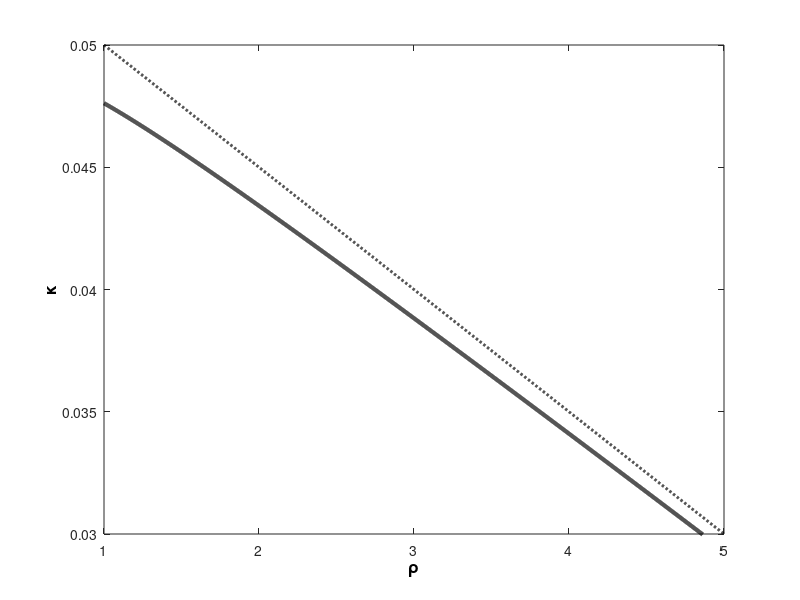

The MATLAB source for this figure: (Note: this script raises an error after producing the figure.)
% Emek Karaca
% Replication of Figures in CRRA-RateRisk-Derivations Handout
% Novermber 22, 2012
%
% NOTEs:
% 1. I try to use the same notation as the CRRA-RateRisk-Derivations.nb code
% as much as I can.
% 2. Parameters are defined separetly for 2 different figures to make the code
% easier to read

% Housekeeping
clear all;
close all;
clc;

% Parameters
% NOTE:     _1 is for figure 1
%           _2 is for figure 2 
Sigma_GothicR_1 = 0.1;
Sigma_GothicR_2 = [0:0.0001:0.2]';
GothicR = 0.05; 
CurlyTheta = 0.05;
Beta = 1/(1 + CurlyTheta);
Rho_1 = [1:0.001:5]';
Rho_2 = 3; 
% Assigning the Specific Locations
Location = 1;                       % 1 for My Laptop
                                    % 2 for Desktop

% Approximations and Exact Results for Figure 1
E_GothicCapitalR_Part_1 = exp((1 - Rho_1).* GothicR - Rho_1.* (1 - Rho_1).* ...
    Sigma_GothicR_1^2 / 2); 
Kappa_Exact_1 = 1 - (Beta * E_GothicCapitalR_Part_1).^((Rho_1).^(-1));
Kappa_ApproxApprox_1 = - GothicR * (-1 + (Rho_1).^(-1)) + CurlyTheta * ...
    (Rho_1).^(-1) + 1 / 2 * (1 - Rho_1).* Sigma_GothicR_1^2;
Kappa_Error_1 = Kappa_Exact_1 - Kappa_ApproxApprox_1;

% Plot Figure 1
figure(1)
plot(Rho_1, Kappa_Exact_1, '-k', 'LineWidth', 3);
hold on
plot(Rho_1, Kappa_ApproxApprox_1, '--k', 'LineWidth', 2);
set(gca,'XLim',[1 5]);
set(gca,'XTick',[1:1:5]);
set(gca,'YLim',[0.03 0.05]);
set(gca,'YTick',[0.03:0.005:0.05]);
xlabel('\rho', 'fontsize', 12, 'fontweight', 'b', 'color','k');
ylabel('\kappa', 'fontsize', 12, 'fontweight', 'b', 'color','k');
h = legend('Exact','Approximation',1);
set(h,'Interpreter','none');
set(h,'fontsize',12);
% Save the figure to a specific location in my computer
if Location == 1;
    saveas(gcf, 'E:\Dropbox\emek\UandEA\Meetings\C. Carroll\To Do List\November 20 Meeting\FRvsUR\figure1', 'epsc');
else
    saveas(gcf, 'C:My Documents\Dropbox\emek\UandEA\Meetings\C. Carroll\To Do List\November 20 Meeting\FRvsUR\figure1', 'epsc');
end

% Approximations and Exact Results for Figure 2
E_GothicCapitalR_Part_2 = exp((1 - Rho_2) * GothicR - Rho_2 * (1 - Rho_2) * ...
    Sigma_GothicR_2.^2/ 2);
Kappa_Exact_2 = 1 - (Beta * E_GothicCapitalR_Part_2).^((Rho_2)^(-1));
Kappa_ApproxApprox_2 = - GothicR * (-1 + (Rho_2)^(-1)) + CurlyTheta * (Rho_2)^(-1) + 1 / 2 * (1 - Rho_2)* Sigma_GothicR_2.^2;
Kappa_Error_2 = Kappa_Exact_2 - Kappa_ApproxApprox_2;

% Figure 2
figure(2)
plot(Sigma_GothicR_2, Kappa_Exact_2, '-k', 'LineWidth', 3);
hold on
plot(Sigma_GothicR_2, Kappa_ApproxApprox_2, '--k', 'LineWidth', 2);
set(gca,'XLim',[0 0.20]);
set(gca,'XTick',[0:0.05:0.20]);
set(gca,'YLim',[0.00 0.06]);
set(gca,'YTick',[0.00:0.01:0.06]);
xlabel('\sigma_r', 'fontsize', 12, 'fontweight', 'b', 'color','k');
ylabel('\kappa', 'fontsize', 12, 'fontweight', 'b', 'color','k');
h = legend('Exact','Approximation',1);
set(h,'Interpreter','none');
set(h,'fontsize',12)
if Location == 1;
    saveas(gcf, 'E:\Dropbox\emek\UandEA\Meetings\C. Carroll\To Do List\November 20 Meeting\FRvsUR\figure2', 'epsc');
else
    saveas(gcf, 'C:My Documents\Dropbox\emek\UandEA\Meetings\C. Carroll\To Do List\November 20 Meeting\FRvsUR\figure1', 'epsc');
end
